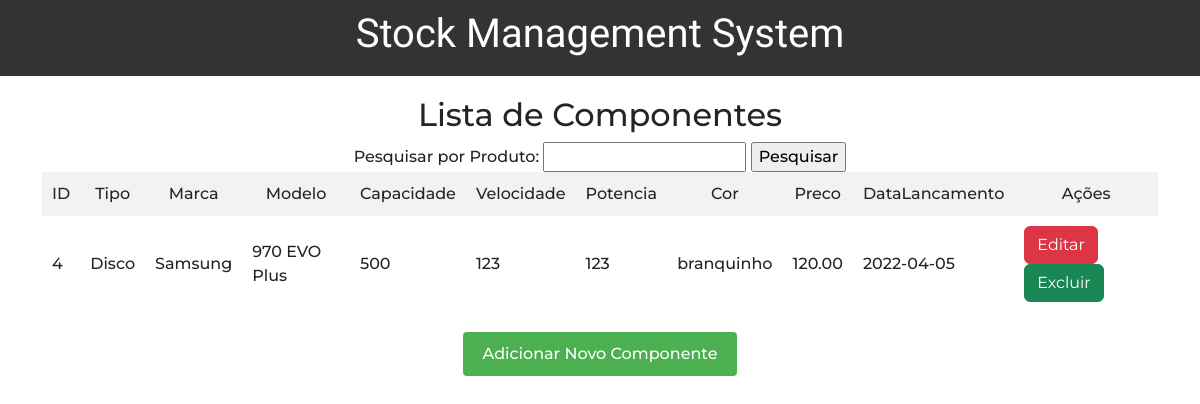
Page /index2.php?produto=Disco (signed in) on the earlier database version.
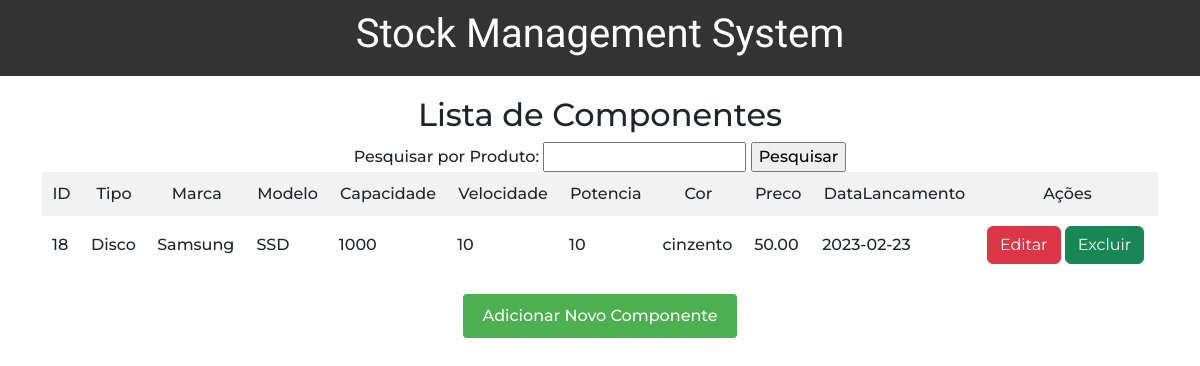
Same page on the later database version.
### tables this page shows
CREATE TABLE `componentes` (
  `ID` int(11) NOT NULL,
  `Tipo` varchar(50) NOT NULL,
  `Marca` varchar(50) DEFAULT NULL,
  `Modelo` varchar(50) DEFAULT NULL,
  `Quantidade` int(11) NOT NULL,
  `Capacidade` int(11) DEFAULT NULL,
  `Velocidade` varchar(20) DEFAULT NULL,
  `Potencia` int(11) DEFAULT NULL,
  `Cor` varchar(20) DEFAULT NULL,
  `Preco` decimal(10,2) DEFAULT NULL,
  `DataLancamento` date DEFAULT NULL
);

### index2.php (the view, shortened to what this page needs)
<!DOCTYPE html>
<html lang="en">
<head>
</head>
<body>
<header>
    <h1>Stock Management System</h1>
</header>
<div class="container">
    <div class="content-container">
        <h2>Lista de Componentes</h2>
        <form method="GET" action="">
            <label for="produto">Pesquisar por Produto:</label>
            <input type="text" name="produto" id="produto">
            <input type="submit" value="Pesquisar">
        </form>
        <?php
        $conexao = new mysqli("localhost","root","","gestaostock");
        $whereClause = "";
        if (isset($_GET['produto']) && !empty($_GET['produto'])) {
            $produto = $conexao->real_escape_string($_GET['produto']);
            $whereClause = " WHERE Tipo LIKE '%$produto%' OR Marca LIKE '%$produto%' OR Modelo LIKE '%$produto%'";
        }
        $query = "SELECT * FROM Componentes" . $whereClause;
        $resultado = $conexao->query($query);
        if ($resultado->num_rows > 0) {
            echo "<table>
                    <tr>
                        <th>ID</th>
                        <th>Tipo</th>
                        <th>Marca</th>
                        <th>Modelo</th>
                        <th>Capacidade</th>
                        <th>Velocidade</th>
                        <th>Potencia</th>
                        <th>Cor</th>
                        <th>Preco</th>
                        <th>DataLancamento</th>
                        <th>Ações</th>
                    </tr>";
            while ($linha = $resultado->fetch_assoc()) {
                echo "<tr>
                        <td>{$linha['ID']}</td>
                        <td>{$linha['Tipo']}</td>
                        <td>{$linha['Marca']}</td>
                        <td>{$linha['Modelo']}</td>
                        <td>{$linha['Capacidade']}</td>
                        <td>{$linha['Velocidade']}</td>
                        <td>{$linha['Potencia']}</td>
                        <td>{$linha['Cor']}</td>
                        <td>{$linha['Preco']}</td>
                        <td>{$linha['DataLancamento']}</td>
                        <td>
                            <a href='edit.php?id={$linha['ID']}' class='btn btn-danger'>Editar</a>
                            <a href='delete.php?id={$linha['ID']}' class='btn btn-success'>Excluir</a>
                        </td>
                    </tr>";
            }
            echo "</table>";
        } else {
            echo "Nenhum componente encontrado.";
        }
        ?>
        <a href="add.php" class="button">Adicionar Novo Componente</a>
    </div>
</div>
</body>
</html>

Differences in the rows shown:
removed componentes: ID "4", Tipo "Disco", Marca "Samsung", Modelo "970 EVO Plus", Capacidade "500", Velocidade "123", Potencia "123", Cor "branquinho", Preco "120.00", DataLancamento "2022-04-05"
added componentes: ID "18", Tipo "Disco", Marca "Samsung", Modelo "SSD", Capacidade "1000", Velocidade "10", Potencia "10", Cor "cinzento", Preco "50.00", DataLancamento "2023-02-23"
